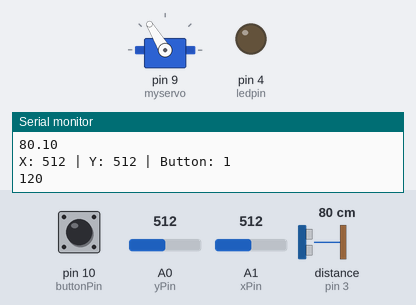
Bench run of a sketch on a simulated Arduino Uno, built with avr-gcc and run on an emulated ATmega328P. Shown: servo, output pins drawn as LEDs (lit = HIGH), the last lines printed to the serial monitor. Wiring (inferred from the names in the program): ultrasonic range finder: trigger pin 2; echo pin 3. Inputs (shaded band) come from the test bench; at power-on: distance to the obstacle (sensor on pin 3) 80 cm, A0 (yPin) = 512, pin 10 (buttonPin) HIGH, A1 (xPin) = 512. The echo pulse lasts 58.3 µs per cm; pins used as bus, display or sensor lines are not drawn.

Above: at 1.26 s.
1.3 s: distance to the obstacle (sensor on pin 3) set to 23 cm
4.3 s: distance to the obstacle (sensor on pin 3) set to 18 cm
At 4.58 s:
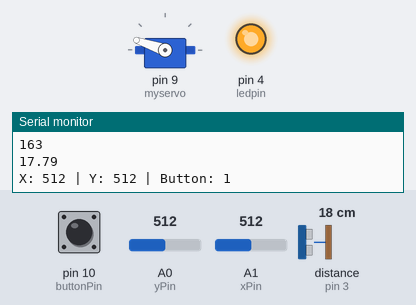
7.3 s: distance to the obstacle (sensor on pin 3) set to 120 cm
At 7.48 s:
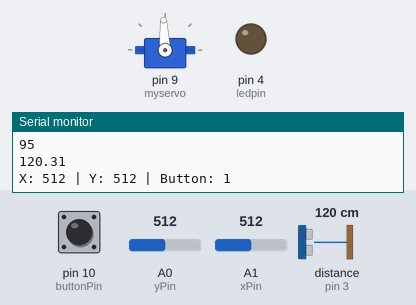
10.3 s: distance to the obstacle (sensor on pin 3) set to 2 cm
At 10.46 s:
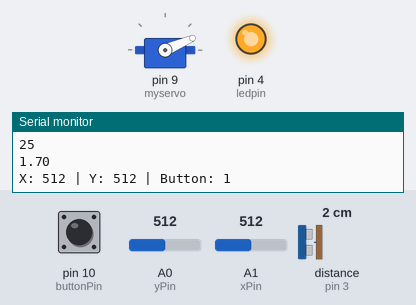
13.3 s: distance to the obstacle (sensor on pin 3) set to 250 cm
At 13.45 s:
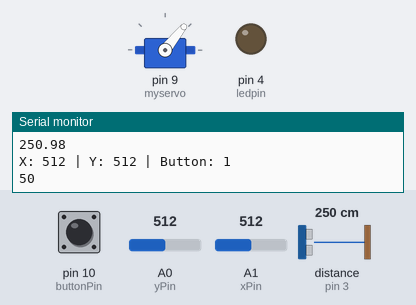
16.3 s: A0 (yPin) set to 10
Timing chart, 0 to 27.2 s (numbered marks = the images above; inputs shaded):
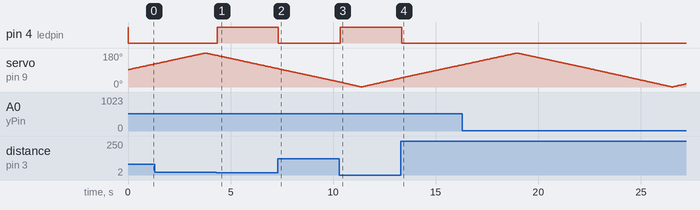

The sketch:

kodi.ino
```cpp
  const int TrigPin = 2;//Trig attach to pin2
const int EchoPin = 3;//Echo attach to pin3
float cm; // fjöldi cm sem mældir eru


int xPin = A1;
int yPin = A0;
int buttonPin = 10;
int xPosition = 0;
int yPosition = 0;
int buttonState = 0;
int ledpin = 4;


#include <Servo.h> //using the servo library


Servo myservo; // create an servo object
int potient = A0;
int potientValue = 0;
int snua = 90;
int att = 0;


void setup() {
  Serial.begin(9600);
  myservo.attach(9);
  pinMode(TrigPin,OUTPUT);
  pinMode(EchoPin,INPUT);
  pinMode(xPin, INPUT);
  pinMode(yPin, INPUT);
  pinMode(buttonPin, INPUT_PULLUP);
  pinMode(ledpin,OUTPUT);
}

void loop() {
   xPosition = analogRead(xPin);
  yPosition = analogRead(yPin);
  buttonState = digitalRead(buttonPin);
  Serial.print("X: ");
  Serial.print(xPosition);
  Serial.print(" | Y: ");
  Serial.print(yPosition);
  Serial.print(" | Button: ");
  Serial.println(buttonState);
  if (cm < 20){
      digitalWrite(ledpin,HIGH);
  }
  else { digitalWrite(ledpin,LOW);}

  //delay(100); // add some delay between reads


  potientValue = analogRead(potient);
  potientValue = map(potientValue, 0, 1023, 0, 180);
//myservo.write(snua);
  if(att == 0) {
    snua+=1;
    if(snua >= 180) {
      att = 1;
    }
  }

  else {
    snua-=1;
    if(snua <= 0) {
      att = 0;
    }
  }
  Serial.println(snua);
  myservo.write(snua);
  delay (15);

  digitalWrite(TrigPin,LOW);
  delayMicroseconds(2);
  digitalWrite(TrigPin,HIGH);
  delayMicroseconds(10);
  digitalWrite(TrigPin,LOW);

  cm = pulseIn(EchoPin,HIGH)/58.0;
  cm = (int(cm * 100.0))/100.0;
  if(cm < 0)
  {
    cm = 0;
  }
  Serial.println(cm);
}
```

Measured:
- the behaviour switches between 21 and 20 cm on distance to the obstacle (sensor on pin 3) (found by bisection; images 0 and 1)
- after the input at 4.3 s, pin 4 (ledpin): LOW → HIGH after 0.05 s
- after the input at 7.3 s, pin 4 (ledpin): HIGH → LOW at once
- after the input at 10.3 s, pin 4 (ledpin): LOW → HIGH after 0.05 s
- after the input at 13.3 s, pin 4 (ledpin): HIGH → LOW at once
